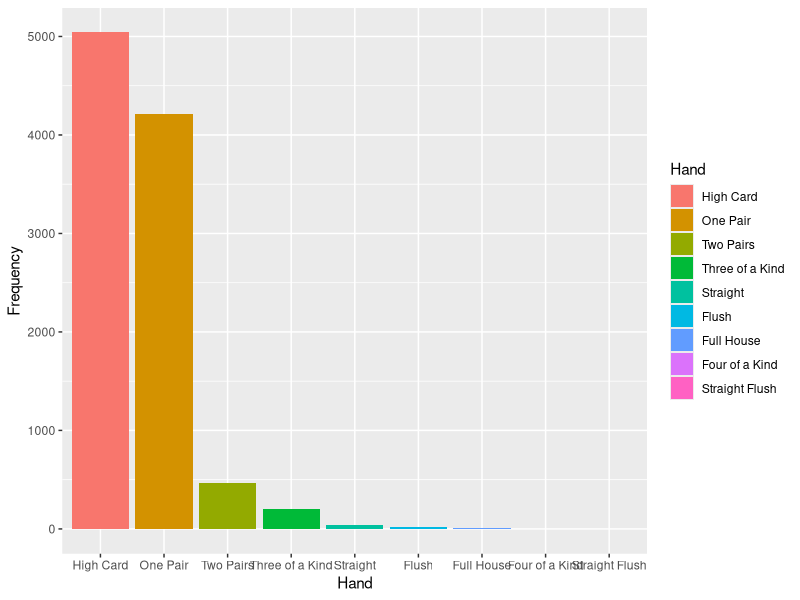

Here is the R script that generated this plot:
library(tidyr)
library(dplyr)
library(ggplot2)

#Simulation of Texas Holdem (5 Cards) assuming that no one fold during the game

#Adjust the Number as you wish but the trials is best to be 10000 and Card_Best is best to be 3 or 5.

trials<-10000

Community_Table_Card<-3

#####################################################################################################################################################################

#Only run this part if you want to see the Probability of each hand (just delete the hash tags on line 13-18)

#Please Read this Before Running the Simulation!

#Distinct Hands is the number of different ways to draw the hand, not counting different suits
#Frequency is the number of ways to draw the hand, including the same card values in different suit
#Probability is the chance of getting this hand

#Probability_Hand<-data.frame("Hand"=c('Royal Flush','Straight Flush (Excluding Royal Flush)','Four of a Kind','Full House','Flush (Excluding Royal Flush and Straight Flush)','Straight (Excluding Royal Flush and Straight Flush)','Three of a Kind','Two Pairs', 'One Pair','High Card (No Pair)','Total'),
                             #"Distinct_Hands"=c(1,9,156,156,1277,10,858,858,2860,1277,7462),
                             #"Frequency"=c(4,36,624,3744,5108,10200,54912,123552,1098240,1302540,2598960),
                             #"Probability"=c('0.000154%','0.00139%','0.02401%','0.1441%','0.1965%','0.3925%','2.1128%','4,7539%','42.2569%','50.1177%','100%'))

#View(Probability_Hand)

#################################################################################################################################################################

Your_Card_Result <- data.frame('Hand' = rep(NA,trials),
                               'Result' = rep(NA,trials),
                               'Outcome'=rep(NA,trials))

Rank <- data.frame('Hand' = c('Royal Flush', 'Straight Flush', 'Four of a Kind', 'Full House', 'Flush', 'Straight', 'Three of a Kind', 'Two Pairs', 'One Pair', 'High Card'),
                   'Rank' = c(22.00, 21.00, 20.00, 19.00, 18.00, 17.00, 16.00, 15.00, 14.00, 13.00))

for (i in 1:trials) {
  print(i)
  # Collection for all the cards in the deck
  Deck <- data.frame('Rank' = rep(c('A', '2', '3', '4', '5', '6', '7', '8', '9', '10', 'J', 'Q', 'K'), each = 4),
                     'Suit' = rep(c('♥', '♦', '♠', '♣'), times = 13),
                     'Card' = character(52)
  )

  Deck$Card <- paste0(Deck$Rank, Deck$Suit)
  
  # Number of cards per player
  Number_of_Cards <- 2
  
  # Your Hand
  Your_Card <- data.frame('Card' = sample(Deck$Card, Number_of_Cards, replace = FALSE))

  # Adding Rank and Suit columns to Your_Card
  Your_Card$Rank <- substr(Your_Card$Card, 1, ifelse(substr(Your_Card$Card, 2, 2) %in% c("♥", "♦", "♠", "♣"), 1, 2))
  Your_Card$Suit <- substr(Your_Card$Card, ifelse(substr(Your_Card$Card, 2, 2) %in% c("♥", "♦", "♠", "♣"), 2, 3), 3)
  
  # Indexing Your Card from the Deck
  Index_Your_Card <- match(Your_Card$Card, Deck$Card)
  
  # Delete Your Card from the Deck
  Deck <- Deck[-Index_Your_Card, ]

  # River
  AllRiver <- data.frame('Card' = sample(Deck$Card, Community_Table_Card, replace = FALSE))
  
  # Adding Rank and Suit columns to Opponent3_Card
  AllRiver$Rank <- substr(AllRiver$Card, 1, ifelse(substr(AllRiver$Card, 2, 2) %in% c("♥", "♦", "♠", "♣"), 1, 2))
  AllRiver$Suit <- substr(AllRiver$Card, ifelse(substr(AllRiver$Card, 2, 2) %in% c("♥", "♦", "♠", "♣"), 2, 3), 3)
  
  # Combine the Hand with the River
  Your_AllCard <- rbind(Your_Card, AllRiver)
  
  
  #Counting the Number of Rank and Suits
  Count_Your_Card_Rank<-table(Your_AllCard$Rank)
  Count_Your_Card_Suit<-table(Your_AllCard$Suit)
  Pair_Your_Card_Rank<-Count_Your_Card_Rank[Count_Your_Card_Rank==2]
  Max_Straight<-0
  
  isAceStraight <- function(Ace_rank) {
    sortedHand2 <- sort(Ace_rank)
    isAceStraight <- FALSE
    
    for (i in 1:(length(sortedHand2)-4)) {
      subHand2 <- sortedHand2[i:(i+4)]
      if (all(diff(subHand2) == 1)) {
        isAceStraight <- TRUE
        Max_Straight<-max(Ace_rank)
        break
      }
    }
    
    return(isAceStraight)
  }
  
  Ace_rank <- Your_AllCard$Rank  
  Ace_rank <- gsub("J", 11, Ace_rank) 
  Ace_rank <- gsub("Q", 12, Ace_rank) 
  Ace_rank <- gsub("K", 13, Ace_rank)  
  Ace_rank <- gsub("A", 1, Ace_rank) 
  Ace_rank <- as.numeric(Ace_rank) 
  isAceHandStraight<-isAceStraight(Ace_rank)
  
  if (isAceHandStraight==TRUE) {
    Max_Straight<-max(Ace_rank)
  }

  isStraight <- function(hand_rank) {
    sortedHand1 <- sort(hand_rank)
    isStraight <- FALSE
    
    for (i in 1:(length(sortedHand1)-4)) {
      subHand1 <- sortedHand1[i:(i+4)]
      if (all(diff(subHand1) == 1)) {
        isStraight <- TRUE
        Max_Straight<-max(hand_rank)
        break
      }
    }
    
    return(isStraight)
  }
  
  hand_rank <- Your_AllCard$Rank  
  hand_rank <- gsub("J", 11, hand_rank) 
  hand_rank <- gsub("Q", 12, hand_rank) 
  hand_rank <- gsub("K", 13, hand_rank)  
  hand_rank <- gsub("A", 14, hand_rank) 
  hand_rank <- as.numeric(hand_rank) 
  isHandStraight<-isStraight(hand_rank)
  
  if (isHandStraight==TRUE) {
    Max_Straight<-max(hand_rank)
  }
  
  if ((sum(Your_AllCard$Rank %in% c('10', 'J', 'Q', 'K', 'A') & Your_AllCard$Suit == '♥') >= 5) ||
      (sum(Your_AllCard$Rank %in% c('10', 'J', 'Q', 'K', 'A') & Your_AllCard$Suit == '♦') >= 5) ||
      (sum(Your_AllCard$Rank %in% c('10', 'J', 'Q', 'K', 'A') & Your_AllCard$Suit == '♠') >= 5) ||
      (sum(Your_AllCard$Rank %in% c('10', 'J', 'Q', 'K', 'A') & Your_AllCard$Suit == '♣') >= 5)) {
    Your_Card_Result$Hand[i] <- Rank$Hand[1]
    Your_Card_Result$Result[i] <- Rank$Rank[1]
  } else if ((isHandStraight==TRUE||isAceHandStraight==TRUE)&(any(Count_Your_Card_Suit>=5))){
    Your_Card_Result$Hand[i] <- Rank$Hand[2]
    Your_Card_Result$Result[i] <- Rank$Rank[2]
  } else if (any(Count_Your_Card_Rank == 4)) {
    Your_Card_Result$Hand[i] <- Rank$Hand[3]
    Your_Card_Result$Result[i] <- Rank$Rank[3]
  } else if (any(Count_Your_Card_Rank==3)  && any(Count_Your_Card_Rank==2)){
    Your_Card_Result$Hand[i] <- Rank$Hand[4]
    Your_Card_Result$Result[i] <- Rank$Rank[4]
  } else if (any(Count_Your_Card_Suit >= 5)){
    Your_Card_Result$Hand[i] <- Rank$Hand[5]
    Your_Card_Result$Result[i] <- Rank$Rank[5]
  } else if (isHandStraight==TRUE||isAceHandStraight==TRUE){
    Your_Card_Result$Hand[i] <- Rank$Hand[6]
    Your_Card_Result$Result[i] <- Rank$Rank[6]
  } else if (any(Count_Your_Card_Rank == 3)) {
    Your_Card_Result$Hand[i] <- Rank$Hand[7]
    Your_Card_Result$Result[i] <- Rank$Rank[7]
  } else if (length(Pair_Your_Card_Rank) >= 2) {
    Your_Card_Result$Hand[i] <- Rank$Hand[8]
    Your_Card_Result$Result[i] <- Rank$Rank[8]
  } else if (length(Pair_Your_Card_Rank) == 1) {
    Your_Card_Result$Hand[i] <- Rank$Hand[9]
    Your_Card_Result$Result[i] <- Rank$Rank[9]
  } else if (all(Pair_Your_Card_Rank) == 1) {
    Your_Card_Result$Hand[i] <- Rank$Hand[10]
    Your_Card_Result$Result[i] <- Rank$Rank[10]
  }
  
  if (Your_Card_Result$Result[i]==Rank$Rank[2]){
    if (Max_Straight==14) {
      Your_Card_Result$Result[i]<-21.00
    } else if (Max_Straight==13) {
      Your_Card_Result$Result[i]<-20.95
    } else if (Max_Straight==12) {
      Your_Card_Result$Result[i]<-20.90
    } else if (Max_Straight==11) {
      Your_Card_Result$Result[i]<-20.85
    } else if (Max_Straight==10) {
      Your_Card_Result$Result[i]<-20.80
    } else if (Max_Straight==9) {
      Your_Card_Result$Result[i]<-20.75
    } else if (Max_Straight==8) {
      Your_Card_Result$Result[i]<-20.70
    } else if (Max_Straight==7) {
      Your_Card_Result$Result[i]<-20.65
    } else if (Max_Straight==6) {
      Your_Card_Result$Result[i]<-20.60
    } else if (Max_Straight==5) {
      Your_Card_Result$Result[i]<-20.55
    } else if (Max_Straight==4) {
      Your_Card_Result$Result[i]<-20.50
    } else if (Max_Straight==3) {
      Your_Card_Result$Result[i]<-20.45
    } else if (Max_Straight==2) {
      Your_Card_Result$Result[i]<-20.40
    } else if (Max_Straight==1) {
      Your_Card_Result$Result[i]<-20.35
    }
  }
  
  if (Your_Card_Result$Result[i]==Rank$Rank[6]){
    if (Max_Straight==14) {
      Your_Card_Result$Result[i]<-17.00
    } else if (Max_Straight==13) {
      Your_Card_Result$Result[i]<-16.95
    } else if (Max_Straight==12) {
      Your_Card_Result$Result[i]<-16.90
    } else if (Max_Straight==11) {
      Your_Card_Result$Result[i]<-16.85
    } else if (Max_Straight==10) {
      Your_Card_Result$Result[i]<-16.80
    } else if (Max_Straight==9) {
      Your_Card_Result$Result[i]<-16.75
    } else if (Max_Straight==8) {
      Your_Card_Result$Result[i]<-16.70
    } else if (Max_Straight==7) {
      Your_Card_Result$Result[i]<-16.65
    } else if (Max_Straight==6) {
      Your_Card_Result$Result[i]<-16.60
    } else if (Max_Straight==5) {
      Your_Card_Result$Result[i]<-16.55
    } else if (Max_Straight==4) {
      Your_Card_Result$Result[i]<-16.50
    } else if (Max_Straight==3) {
      Your_Card_Result$Result[i]<-16.45
    } else if (Max_Straight==2) {
      Your_Card_Result$Result[i]<-16.40
    } else if (Max_Straight==1) {
      Your_Card_Result$Result[i]<-16.35
    }
  }
  
  if (Your_Card_Result$Result[i] == Rank$Rank[10]) {
    if (any(Your_Card$Rank == 'A')) {
      Your_Card_Result$Result[i] <- 13.00
    } else if (any(Your_Card$Rank == 'K')) {
      Your_Card_Result$Result[i] <- 12.00
    } else if (any(Your_Card$Rank == 'Q')) {
      Your_Card_Result$Result[i] <- 11.00
    } else if (any(Your_Card$Rank == 'J')) {
      Your_Card_Result$Result[i] <- 10.00 
    } else if (any(Your_Card$Rank == '10')) {
      Your_Card_Result$Result[i] <- 9.00
    } else if (any(Your_Card$Rank == '9')) {
      Your_Card_Result$Result[i] <- 8.00 
    } else if (any(Your_Card$Rank == '8')) {
      Your_Card_Result$Result[i] <- 7.00 
    } else if (any(Your_Card$Rank == '7')) {
      Your_Card_Result$Result[i] <- 6.00
    } else if (any(Your_Card$Rank == '6')) {
      Your_Card_Result$Result[i] <- 5.00
    } else if (any(Your_Card$Rank == '5')) {
      Your_Card_Result$Result[i] <- 4.00
    } else if (any(Your_Card$Rank == '4')) {
      Your_Card_Result$Result[i] <- 3.00
    } else if (any(Your_Card$Rank == '3')) {
      Your_Card_Result$Result[i] <- 2.00
    } else {
      Your_Card_Result$Result[i] <- 1.00
    }
  }
  
  Your_Card_Result$Card[i] <- paste(Your_AllCard$Rank, Your_AllCard$Suit, sep = "", collapse = " ")
}

Count_Hand<-as.data.frame(table(Your_Card_Result$Hand))

Count_Hand$Var1 <- reorder(Count_Hand$Var1, -Count_Hand$Freq)

ggplot(aes(Var1,Freq,fill=Var1),data=Count_Hand)+
  geom_bar(stat='identity')+
  xlab('Hand')+
  ylab('Frequency')+
  scale_fill_discrete(name='Hand')

Result <- data.frame('Hand' = Count_Hand$Var1,
                     'Frequency' = Count_Hand$Freq,
                     'Total' = trials,
                     'Probability' = paste0((Count_Hand$Freq / trials)*100,'%')
)

# Define the Desired Order of Hands
Desired_Order <- c('High Card', 'One Pair', 'Two Pairs', 'Three of a Kind', 'Straight', 'Flush', 'Full House', 'Four of a Kind', 'Straight Flush', 'Royal Flush')

# Reorder the Rows of the Result Dataframe Based on the Desired Order
Result <- Result[match(Desired_Order, Result$Hand), ]

#View the Result Table
Result








